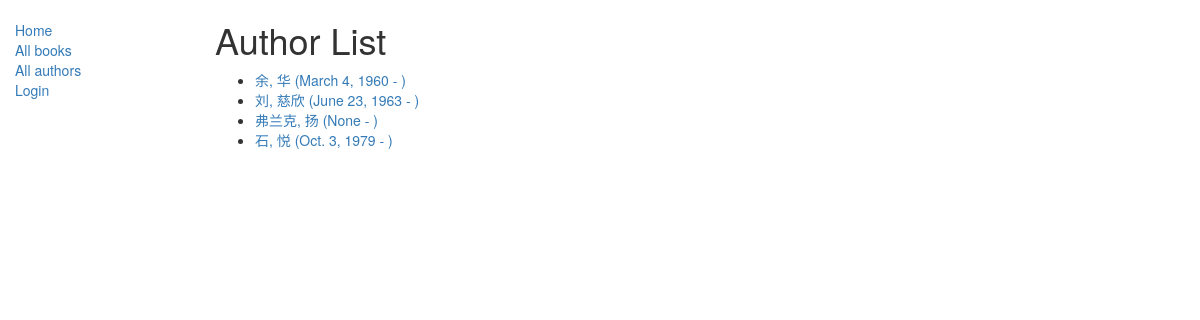
Screenshot of /catalog/authors/ with the database file from the repository.
### catalog/models.py (models this page shows)
class Author(models.Model):
    first_name = models.CharField(max_length=100)
    last_name = models.CharField(max_length=100)
    date_of_birth = models.DateField(null=True, blank=True)
    date_of_death = models.DateField('Died', null=True, blank=True)
    def get_absolute_url(self):
        return reverse('author-detail', args=[str(self.id)])
    def __str__(self):
        return '%s, %s' % (self.last_name, self.first_name)
    class Meta:
        ordering = ['last_name']

### catalog/views.py (the view)
# urls.py: path('authors/', views.AuthorListView.as_view(), name='authors'),
class AuthorListView(generic.ListView):
    model = Author

### catalog/templates/catalog/author_list.html
{% extends "base_generic.html" %}
{% block content %}
<h1>Author List</h1>
{% if author_list %}
  <ul>
  {% for author in author_list %}
    <li>
      <a href="{{ author.get_absolute_url }}">
      {{ author }} ({{author.date_of_birth}} - {% if author.date_of_death %}{{author.date_of_death}}{% endif %})
      </a>
    </li>
  {% endfor %}
 </ul>
{% else %}
  <p>There are no authors available.</p>
{% endif %}
{% endblock %}

### rows the page displays
Author: last_name+first_name "余, 华", date_of_birth "March 4, 1960"
Author: last_name+first_name "刘, 慈欣", date_of_birth "June 23, 1963"
Author: last_name+first_name "弗兰克, 扬", date_of_birth "None"
Author: last_name+first_name "石, 悦", date_of_birth "Oct. 3, 1979"
